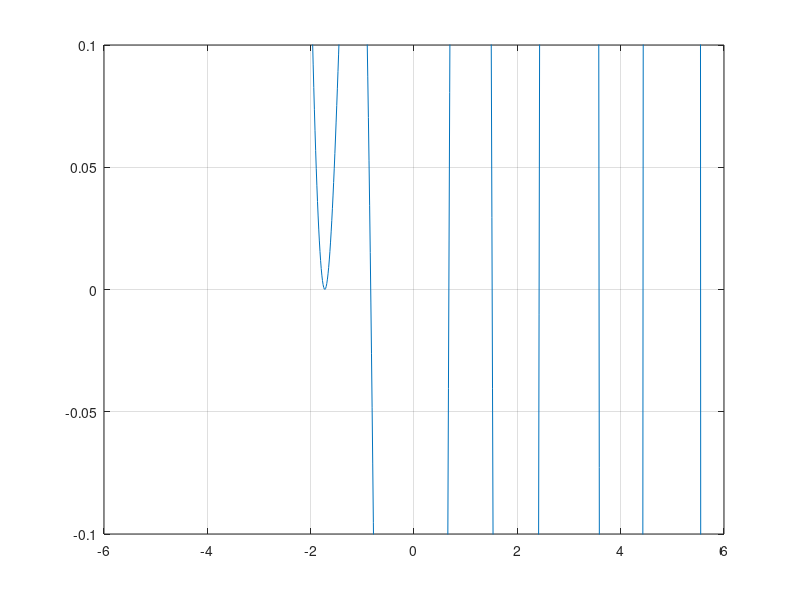

Recreate this plot in MATLAB. (Note: this script raises an error after producing the figure.)
format long;

f = @(x) log(x .^ 2 + 1) - exp(x ./ 2) .* cos(pi .* x) - 1.106;

%% a

t = linspace(-6,6,1000);

%grafiacar para ver raices
figure();
plot(t,f(t));
axis([-6 6 -0.1 0.1]);
grid on;

%% b

tol = 1e-7;
[x, h] = biseccion(f, -1, 0, 10000, tol);
printf("raiz= %.7f\n", x);
it = length(h);
printf("iteraciones= %d\n", it);

%% c

df = @(x) (2 .* x) ./ (x.^2 + 1) - (0.5 .* exp(x./2) .* cos(pi .* x) - pi .* exp(x./2) .* sin(pi .* x));
tol_n = 1e-10;

[x_1, h_1] = newton(f, df, 3, 10000, tol_n);
printf("c-1= %.10f\n", x_1);

[x_2, h_2] = newton(f, df, 3.05, 10000, tol_n);
printf("c-2= %.10f\n", x_2);

[x_3, h_3] = newton(f, df, 3.1, 10000, tol_n);
printf("c-3= %.10f\n", x_3);

%%% d
y_idem = @(x) x;

%% grafica para ver:
%figure();
%plot(t,y_idem(t),t,f(t));
%axis([0 1 -1 1]);
%grid on;

f_pf = @(x) log(x .^ 2 + 1) - exp(x ./ 2) .* cos(pi .* x) - 1.106 - x;

[x_pf, h_pf] = secante(f_pf, 0.8, 1, 10000, 1e-7);
printf("Punto fijo= %.7f\n", x_pf);






